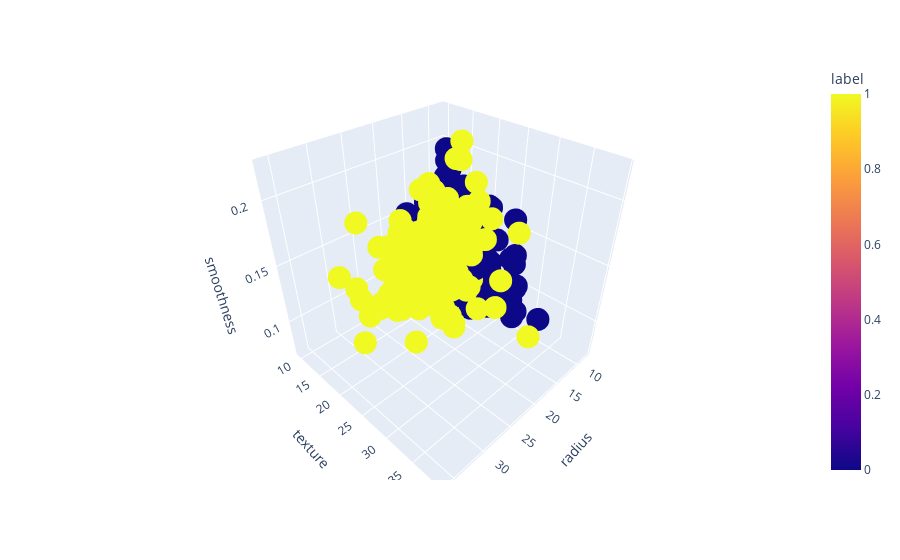
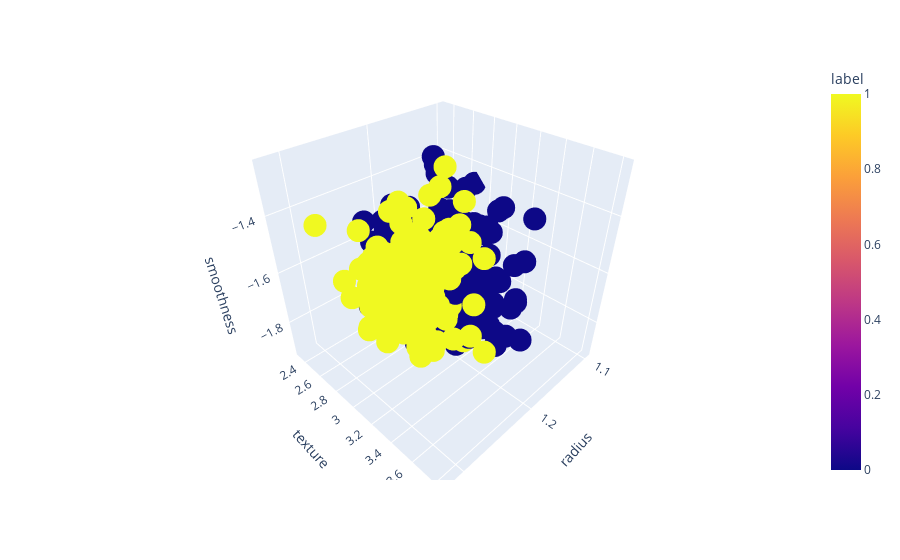

Write notebook code for charts like these, in order.
### Code cell
import plotly.express as px
# from mpl_toolkits.mplot3d import Axes3D


# fig = plt.figure(figsize=(10, 6))
# ax = fig.add_subplot(111, projection='3d')

# xs = eda.data.loc[:,[('mean_max3', 'area')]]
# ys = eda.data.loc[:,[('mean', 'texture')]]
# zs = eda.data.loc[:,[('mean_max3', 'smoothness')]]
# ax.scatter(
#     xs, ys, zs,
#     edgecolors='w',
#     cmap = 'rainbow',
#     s=50, alpha=0.6,
#     c=eda.data.loc[:, ('label')],
# )

# ax.set_xlabel('Area worst_3 mean')
# ax.set_ylabel('Texture mean')
# ax.set_zlabel('Smoothness worst_3 mean')

# plt.show()
data = eda.data.loc[:,[('mean_max3', 'radius'), ('mean', 'texture'), ('mean_max3', 'smoothness'), ('label', '')]].droplevel(0, axis=1).rename(columns={'': 'label'})
fig =\
    px.scatter_3d(data, x='radius', y='texture', z='smoothness', color='label')

fig.show()
  
# --------------------------------------------------------------------------------------------------------------------------------------------------------
data = transformed.loc[:,[('mean_max3', 'radius'), ('mean', 'texture'), ('mean_max3', 'smoothness'), ('label', '')]].droplevel(0, axis=1).rename(columns={'': 'label'})

fig =\
    px.scatter_3d(data, x='radius', y='texture', z='smoothness', color='label')

fig.show()

### Figure 1 — Plotly figure (JSON) as saved in the notebook; plotly's stock layout.template omitted (floating-point values rounded to 4 significant figures; data arrays with more than 128 entries replaced by an {"elided": "..."} marker saying what was removed)
{"data": [{"hoverlabel": {"namelength": 0}, "hovertemplate": "radius=%{x}<br>texture=%{y}<br>smoothness=%{z}<br>label=%{marker.color}", "legendgroup": "", "marker": {"color": {"elided": "569 int values"}, "coloraxis": "coloraxis", "symbol": "circle"}, "mode": "markers", "name": "", "scene": "scene", "showlegend": false, "type": "scatter3d", "x": {"elided": "569 float values"}, "y": {"elided": "569 float values"}, "z": {"elided": "569 float values"}}], "layout": {"coloraxis": {"colorbar": {"title": {"text": "label"}}, "colorscale": [[0, "#0d0887"], [0.1111, "#46039f"], [0.2222, "#7201a8"], [0.3333, "#9c179e"], [0.4444, "#bd3786"], [0.5556, "#d8576b"], [0.6667, "#ed7953"], [0.7778, "#fb9f3a"], [0.8889, "#fdca26"], [1, "#f0f921"]]}, "legend": {"tracegroupgap": 0}, "margin": {"t": 60}, "scene": {"domain": {"x": [0, 1], "y": [0, 1]}, "xaxis": {"title": {"text": "radius"}}, "yaxis": {"title": {"text": "texture"}}, "zaxis": {"title": {"text": "smoothness"}}}}}

### Figure 2 — Plotly figure (JSON) as saved in the notebook; plotly's stock layout.template omitted (floating-point values rounded to 4 significant figures; data arrays with more than 128 entries replaced by an {"elided": "..."} marker saying what was removed)
{"data": [{"hoverlabel": {"namelength": 0}, "hovertemplate": "radius=%{x}<br>texture=%{y}<br>smoothness=%{z}<br>label=%{marker.color}", "legendgroup": "", "marker": {"color": {"elided": "569 int values"}, "coloraxis": "coloraxis", "symbol": "circle"}, "mode": "markers", "name": "", "scene": "scene", "showlegend": false, "type": "scatter3d", "x": {"elided": "569 float values"}, "y": {"elided": "569 float values"}, "z": {"elided": "569 float values"}}], "layout": {"coloraxis": {"colorbar": {"title": {"text": "label"}}, "colorscale": [[0, "#0d0887"], [0.1111, "#46039f"], [0.2222, "#7201a8"], [0.3333, "#9c179e"], [0.4444, "#bd3786"], [0.5556, "#d8576b"], [0.6667, "#ed7953"], [0.7778, "#fb9f3a"], [0.8889, "#fdca26"], [1, "#f0f921"]]}, "legend": {"tracegroupgap": 0}, "margin": {"t": 60}, "scene": {"domain": {"x": [0, 1], "y": [0, 1]}, "xaxis": {"title": {"text": "radius"}}, "yaxis": {"title": {"text": "texture"}}, "zaxis": {"title": {"text": "smoothness"}}}}}
